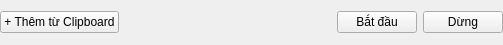
<?xml version="1.0" encoding="UTF-8"?>
<!-- Vị trí: /ui/widgets/downloadcontrolbarwidget.ui -->
<!-- Phiên bản: 1.0 (Mới) -->
<ui version="4.0">
 <class>DownloadControlBarWidget</class>
 <widget class="QWidget" name="DownloadControlBarWidget">
  <property name="geometry">
   <rect>
    <x>0</x>
    <y>0</y>
    <width>503</width>
    <height>45</height>
   </rect>
  </property>
  <property name="windowTitle">
   <string>Form</string>
  </property>
  <layout class="QHBoxLayout" name="horizontalLayout">
   <property name="leftMargin">
    <number>0</number>
   </property>
   <property name="topMargin">
    <number>0</number>
   </property>
   <property name="rightMargin">
    <number>0</number>
   </property>
   <property name="bottomMargin">
    <number>0</number>
   </property>
   <item>
    <widget class="QPushButton" name="addButton">
     <property name="text">
      <string>+ Thêm từ Clipboard</string>
     </property>
    </widget>
   </item>
   <item>
    <spacer name="horizontalSpacer">
     <property name="orientation">
      <enum>Qt::Horizontal</enum>
     </property>
     <property name="sizeHint" stdset="0">
      <size>
       <width>40</width>
       <height>20</height>
      </size>
     </property>
    </spacer>
   </item>
   <item>
    <widget class="QPushButton" name="startButton">
     <property name="text">
      <string>Bắt đầu</string>
     </property>
    </widget>
   </item>
   <item>
    <widget class="QPushButton" name="stopButton">
     <property name="text">
      <string>Dừng</string>
     </property>
    </widget>
   </item>
  </layout>
 </widget>
 <resources/>
 <connections/>
</ui>
